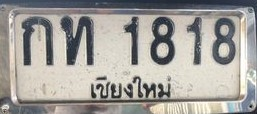
#> input picture My_dataset/train_img_lisense_plate_raw/Positive/32.jpg, 257 x 114 px; its folder holds only this picture in this run
$ jupyter execute --allow-errors process_dataset.ipynb
#> lines starting #> are read from the running program, lines starting #| are printed output that depends on the picture; after the words box and inside, x2 and y2 are one past the last pixel; in counts of white or black regions, pixels touching at a corner belong together
### vision_function.py
import cv2
import tensorflow as tf
import tensorflow.keras.layers as nn
import matplotlib.pyplot as plt
from PIL import ImageFont, ImageDraw, Image
import numpy as np

index_char = ['0', '1', '10', '11', '12', '13', '14', '15', '16', '17', '18', '19', '2', '20', '21', '22', '23',
            '24', '25', '26', '27', '28', '29', '3', '30', '31', '32', '33', '34', '35', '36', '37', '38', '39',
            '4', '40', '41', '42', '43', '44', '45', '46', '47', '48', '49', '5', '50', '51', '52', '53', '54',
            '6', '7', '8', '9']
to_char = [ '0','1','2','3','4','5','6','7','8','9','ก', 'ข', 'ฃ', 'ค', 'ฅ', 'ฆ', 'ง', 'จ', 'ฉ', 'ช',
    'ซ', 'ฌ', 'ญ', 'ฎ', 'ฏ', 'ฐ', 'ฑ', 'ฒ', 'ณ', 'ด',
    'ต', 'ถ', 'ท', 'ธ', 'น', 'บ', 'ป', 'ผ', 'ฝ', 'พ',
    'ฟ', 'ภ', 'ม', 'ย', 'ร', 'ล', 'ว', 'ศ', 'ษ', 'ส',
    'ห', 'ฬ', 'อ', 'ฮ','none']
index_province = ['0', '1', '10', '11', '12', '13', '14', '15', '16', '17', '18', '19', '2', '20', '21', '22', '23',
                '24', '25', '26', '27', '28', '29', '3', '30', '31', '32', '33', '34', '35', '36', '37', '38', '39',
                '4', '40', '41', '42', '43', '44', '45', '46', '47', '48', '49', '5', '50', '51', '52', '53', '54',
                '55', '56', '57', '58', '59', '6', '60', '61', '62', '63', '64', '65', '66', '67', '68', '69', '7',
                '70', '71', '72', '73', '74', '75', '76', '77', '8', '9']
index_province_IN = ['0', '1', '10', '11', '12', '13', '14', '15', '16', '17', '18', '19', '2', '20', '21', '22', '23',
                '24', '25', '26', '27', '28', '29', '3', '30', '31', '32', '33', '34', '35', '36', '37', '38', '39',
                '4', '40', '41', '42', '43', '44', '45', '46', '47', '48', '49', '5', '50', '51', '52', '53', '54',
                '55', '56', '57', '58', '59', '6', '60', '61', '62', '63', '64', '65', '66', '67', '68', '69', '7',
                '70', '71', '72', '73', '74', '75', '76', '8', '9']
to_province = ['กรุงเทพมหานคร', 'อำนาจเจริญ', 'อ่างทอง', 'บึงกาฬ', 'บุรีรัมย์', 'ฉะเชิงเทรา', 'ชัยนาท', 'ชัยภูมิ', 'จันทบุรี', 'เชียงใหม่', 'เชียงราย', 'ชลบุรี', 'ชุมพร', 'กาฬสินธุ์', 'กำแพงเพชร', 'กาญจนบุรี', 'ขอนแก่น',
                'กระบี่', 'ลำปาง', 'ลำพูน', 'เลย', 'ลพบุรี', 'แม่ฮ่องสอน', 'มหาสารคาม', 'มุกดาหาร', 'นครนายก', 'นครปฐม', 'นครพนม', 'นครราชสีมา', 'นครสวรรค์', 'นครศรีธรรมราช', 'น่าน', 'นราธิวาส', 'หนองบัวลำภู',
                'หนองคาย', 'นนทบุรี', 'ปทุมธานี', 'ปัตตานี', 'พังงา', 'พัทลุง', 'พะเยา', 'เพชรบูรณ์', 'เพชรบุรี', 'พิจิตร', 'พิษณุโลก', 'พระนครศรีอยุธยา', 'แพร่', 'ภูเก็ต', 'ปราจีนบุรี', 'ประจวบคีรีขันธ์', 'ระนอง',
                'ราชบุรี', 'ระยอง', 'ร้อยเอ็ด', 'สระแก้ว', 'สกลนคร', 'สมุทรปราการ', 'สมุทรสาคร', 'สมุทรสงคราม', 'สระบุรี', 'สตูล', 'สิงห์บุรี', 'ศรีสะเกษ', 'สงขลา', 'สุโขทัย', 'สุพรรณบุรี', 'สุราษฎร์ธานี', 'สุรินทร์',
                'ตาก', 'ตรัง', 'ตราด', 'อุบลราชธานี', 'อุดรธานี', 'อุทัยธานี', 'อุตรดิตถ์', 'ยะลา', 'ยโสธร', 'none']

# [8 lines left out: function write_th_front, not called in this run]

def process_img(img,Type = "plate",is_gray=False):
    if is_gray:
        img = cv2.cvtColor(img, cv2.COLOR_BGR2GRAY)
    if Type == "char" :
        ret,img = cv2.threshold(img,110,255,cv2.THRESH_BINARY)
        img = abs(255-img)
        pass
    elif Type == "province":
        ret,img = cv2.threshold(img,110,255,cv2.THRESH_BINARY)
        img = abs(255-img)
        pass


    tensor = tf.constant(img/255)
    tensor = tf.reshape(tensor, (tensor.shape[0],tensor.shape[1],1), name=None)

    if Type == "plate":
        tensor = tf.image.resize(tensor,(100,200))
    elif Type == "char" :
        tensor = tf.image.resize(tensor,(200,100))
    elif Type == "province":

        tensor = tf.image.resize(tensor,(100,500))
    tensor = tf.expand_dims(tensor,axis=0)
    return tensor

# [227 lines left out: functions get_model_mrc, get_model_mpc, get_model_mpc_IN, get_model_mlpc, local_plate, local_CP and 3 more, not called in this run]

### process_dataset.ipynb
[cell 1]
import cv2
import os
from vision_function import *

[cell 2]
#pre-process data positive
PATH = "My_dataset/train_img_lisense_plate_raw/Positive/"
All_Name = os.listdir(PATH)
for name in  All_Name :
    image = cv2.imread(PATH+name)
#> image is the input picture: shape (114, 257, 3); mean B, G, R 155.1, 159.7, 162.3
    image = cv2.resize(image,[200,100])
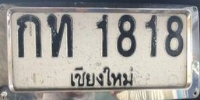
#> image: shape (100, 200, 3); mean B, G, R 155.1, 159.7, 162.3
    gray = cv2.cvtColor(image, cv2.COLOR_BGR2GRAY)
    cv2.imwrite(filename="My_dataset/train_img_lisense_plate/Positive/"+str(name),img=gray)

#pre-process data neative
PATH = "My_dataset/train_img_lisense_plate_raw/Negative/"
#> (the rest of this cell did not finish here and is left out)

[cell 3]
PATH =  "My_dataset/Char_raw"
PATH_To = "My_dataset/Char"
#> (the rest of this cell did not finish here and is left out)

[cell 4]
# img = cv2.imread("crop_CP_test/2.jpg")
img = cv2.imread("My_dataset/Char_raw/1/0.jpg")
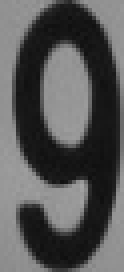
#> input picture crop_CP_test/0.jpg, 31 x 68 px, found by its file name (shown 4 times larger)
#> img is the input picture: shape (68, 31, 3); min 15, max 164, mean 85.4
img = cv2.cvtColor(img, cv2.COLOR_BGR2GRAY)
#> img: shape (68, 31)
ret,thresh1 = cv2.threshold(img,110,255,cv2.THRESH_BINARY)
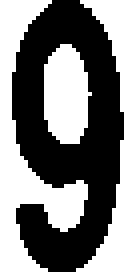
#> thresh1: shape (68, 31) (shown 4 times larger); 46.1% white; 4 white regions, box (x1, y1, x2, y2) and area: (0, 0, 22, 68) 524, (11, 11, 23, 36) 233, (19, 35, 31, 68) 116, (20, 0, 31, 28) 98
image = cv2.resize(thresh1,[100,200])
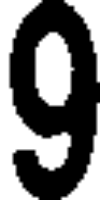
#> image: shape (200, 100); min 0, max 255, mean 117.5
image = abs(255-img)
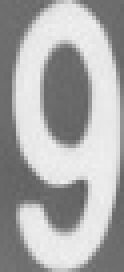
#> image: shape (68, 31) (shown 4 times larger); min 91, max 240, mean 169.6
# image = rotate_image(image=image,angle=3)
ret,image = cv2.threshold(image,110,255,cv2.THRESH_BINARY)
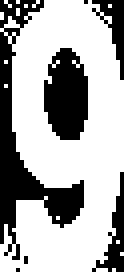
#> image: shape (68, 31) (shown 4 times larger); 66.9% white; 7 black regions (3 under 20 px), largest, box (x1, y1, x2, y2) and area: (0, 0, 21, 65) 364, (11, 12, 22, 35) 197, (23, 43, 31, 68) 69, (23, 0, 31, 20) 63

[cell 5]
plt.imshow(image)
image.shape
cv2.imwrite("test_print_gray.png",image)
#> Out = True

[cell 6]
import matplotlib.pyplot as plt
plt.imshow(process_img(image,Type="char",is_gray=False)[0])
#> (the call stopped at in process_img, `tensor = tf.constant(img/255)`: tensorflow is not available in this run)
